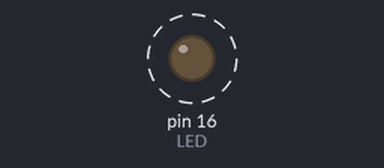
Recording of a program running on a simulated Arduino Uno, built with avr-gcc and run on an emulated ATmega328P. Shown: output pins drawn as LEDs (lit = HIGH). Dashed ring = blinking. What the program prints to the serial monitor is not drawn.

Above: at 0.5 s.
Timing chart, 0 to 4.6 s (numbered marks = the images above):
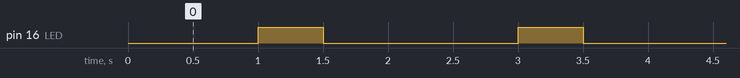

Measured:
- by itself, pin 16 (LED): alternates HIGH for 0.50 s and LOW for 1.5 s

The program:

main.cpp
```cpp
#include <Arduino.h>

#define LED 16
unsigned long myTime;
#define interruptPin 0
void serialPin();
void QuitarPin();

void setup() {
  // put your setup code here, to run once:
  Serial.begin(9600);
  pinMode(LED,OUTPUT);
  attachInterrupt(digitalPinToInterrupt(interruptPin), serialPin, FALLING);

}

void loop() {
  // put your main code here, to run repeatedly:

  Serial.println(myTime); // prints time since program started
  myTime = millis();
  while(millis()<myTime+1000);
 // delay(1000);
  digitalWrite(LED,HIGH);
  Serial.println("ON");
  myTime = millis();
  while(millis()<myTime+500);
  //delay(500);
  digitalWrite(LED,HIGH);
  Serial.println("OFF");
  digitalWrite(LED,LOW);
  myTime = millis();
  while(millis()<myTime+500);
  //delay(500);

}

void serialPin(){
  Serial.println("Pulsado");
}

void QuitarPin(){
detachInterrupt(interruptPin);
}
```
